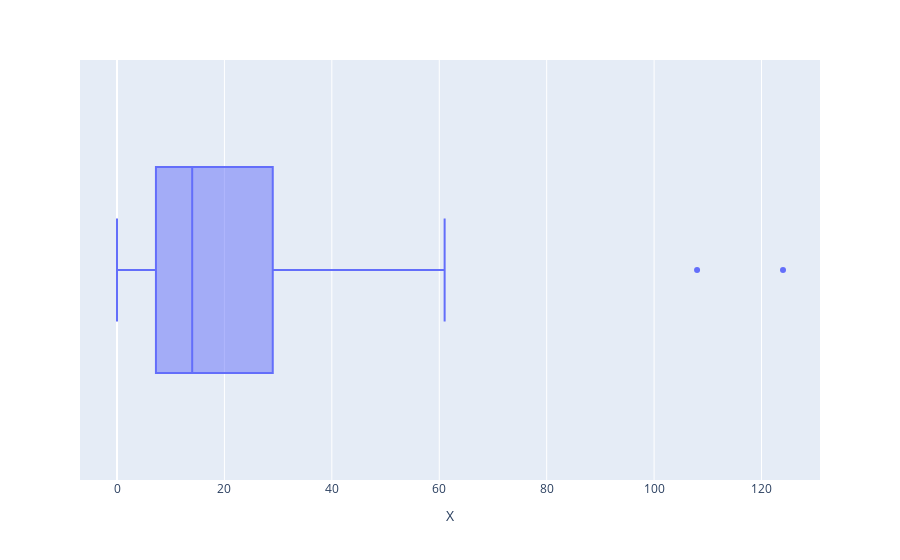

Write notebook code for a chart like this one.
### Markdown cell above
### Plot a distribuição da coluna X usando o box plot da lib plotly

### Code cell
graph = px.box(data, x="X")
graph.show()

### Figure 1 — Plotly figure (JSON) as saved in the notebook; plotly's stock layout.template omitted (floating-point values rounded to 4 significant figures)
{"data": [{"alignmentgroup": "True", "hovertemplate": "X=%{x}<extra></extra>", "legendgroup": "", "marker": {"color": "#636efa"}, "name": "", "notched": false, "offsetgroup": "", "orientation": "h", "showlegend": false, "type": "box", "x": [108, 19, 13, 124, 40, 57, 23, 14, 45, 10, 5, 48, 11, 23, 7, 2, 24, 6, 3, 23, 6, 9, 9, 3, 29, 7, 4, 20, 7, 4, 0, 25, 6, 5, 22, 11, 61, 12, 4, 16, 13, 60, 41, 37, 55, 41, 11, 27, 8, 3, 17, 13, 13, 15, 8, 29, 30, 24, 9, 31, 14, 53, 26], "x0": " ", "xaxis": "x", "y0": " ", "yaxis": "y"}], "layout": {"autosize": true, "boxmode": "group", "legend": {"tracegroupgap": 0}, "margin": {"t": 60}, "xaxis": {"anchor": "y", "autorange": true, "domain": [0, 1], "range": [-6.889, 130.9], "title": {"text": "X"}, "type": "linear"}, "yaxis": {"anchor": "x", "autorange": true, "domain": [0, 1], "range": [-0.5, 0.5], "type": "category"}}}
